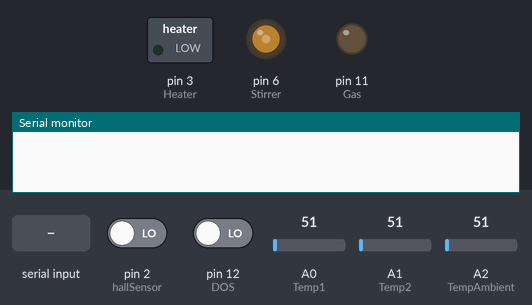
A sketch run on a simulated Arduino Uno, built with avr-gcc and run on an emulated ATmega328P. On the bench: switched loads named in the sketch (green lamp = pin HIGH), output pins drawn as LEDs (lit = HIGH), the last lines printed to the serial monitor. The test bench sets the inputs (shaded band); at power-on: pin 2 (hallSensor) LOW, pin 12 (DOS) LOW, A0 (Temp1) = 51, A1 (Temp2) = 51, A2 (TempAmbient) = 51.

Above: at 1.2 s.
1.3 s: "3\n" received over Serial
At 2.5 s:
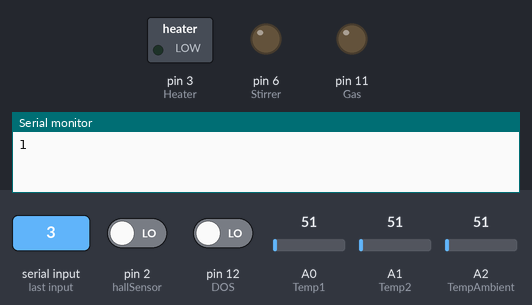
2.8 s: "4\n" received over Serial
Timing chart, 0 to 5.8 s (numbered marks = the images above; inputs shaded):
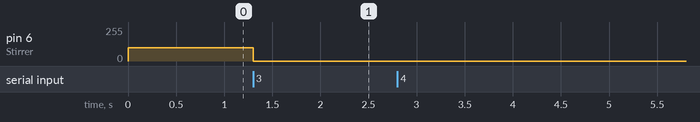

The sketch:

arduinoParser.ino
```cpp
#include <FreqCount.h>
//======Serial Recive from MATLAB======//
int command;
float value;
char Buffer[64];
unsigned long commandmillis;
static byte n = 0;
boolean newCommand = false;
int c = 0;


//====== Medición de RPM =======//

#define hallSensor 2
unsigned long pulse;

//====== Mediciones =======//
int const SamplePeriod = 200;
unsigned long StartMillis,
              CurrentMillis,
              sampleTime;

//====== Medición de Temperatura =======//

#define TempAmbient A2 //Termistor 103ETB
#define Temp1 A0      //Termistor 103JT-025
#define Temp2 A1      //Termistor 103JT-025
float const inputVoltage = 3.3;
float const refVoltage = 3.3;
int const resistorReference = 10000;
float resistorAmbient,
      resistor1,
      resistor2;

//=====Medicioó de OD ====//
//#define Laser 5
#define DOS 12
//#define DOF A3
unsigned long pulseDOF;
unsigned long pulseDOS;

//====== Calentador =======//

#define Heater 3
int Heat,
    heaterValue;

//====== Agitador =======//

#define Stirrer  6
int Speed,
    rpmValue;

//====== Alimentacion de Gas =======//

#define Gas  11
int flowValue;

//====================================================================================================//

void setup() {
  Serial.begin(57600);
  //FreqCount.begin(1000);
  analogReference(EXTERNAL);
  pinMode(Stirrer, OUTPUT);
  pinMode(Heater, OUTPUT);
  //pinMode(Laser, OUTPUT);
  pinMode(Gas, OUTPUT);
  pinMode(TempAmbient, INPUT);
  pinMode(Temp1, INPUT);
  pinMode(Temp2, INPUT);
  pinMode(DOS, INPUT);
  pinMode(hallSensor, INPUT);
  //analogWrite(Laser, 255);
  analogWrite(Stirrer, 100);
}

void loop() {
    parseSerial();
    parseCommand();
    //sendData();
//    if (FreqCount.available()){
//      pulseDOF = FreqCount.read();
//    }
//    Serial.println(pulseDOF);
}

//====================================================================================================//


void parseSerial(void){
  //Recive el comando a modificar de matlab
  char rc;
  while(Serial.available() && newCommand == false){
    rc = Serial.read();
    if(rc == '\n'){
      n = 0;
      newCommand = true;
    }
    else{
      Buffer[n] = rc;
      n = n +1;
    }
  }

  if(newCommand){
    String read_ = String(Buffer);
    memset(Buffer,0,sizeof(Buffer));
    //Serial.println(read_);

    String cmd = read_.substring(0,read_.indexOf(' '));
    command = cmd.toInt();

    String val = read_.substring(read_.indexOf(' '));
    val.trim();
    value = val.toInt();
  }
}

void parseCommand(void){
  if(newCommand){
    if(command == 1){
      digitalWrite(LED_BUILTIN, value);
      Serial.println("1");
    }
    else if(command == 2){
      heaterValue = value;
      analogWrite(Heater, heaterValue);
      Serial.println("1");
    }
    else if(command == 3){
      rpmValue = value;
      analogWrite(Stirrer, rpmValue);
      Serial.println("1");
    }
    else if(command == 4){
      sendData();
    }
    else if(command == 5){
      flowValue = value;
      analogWrite(Gas, flowValue);
      Serial.println("1");
    }
    newCommand = false;
  }
}

void sendData(void){
  // Inicializa cumuladores de las variables a medir
  FreqCount.begin(50);
  pulse = 0;
  pulseDOF = 0;
  pulseDOS = 0;
  resistorAmbient = 0;
  resistor1 = 0;
  resistor2 = 0;
  int sampleNumber = 0;

  // Inicializa conteo de tiempo
  StartMillis = millis();
  CurrentMillis = millis();

  // Realiza Media Movil de la mediciones
  while(CurrentMillis - StartMillis <= SamplePeriod){
    sampleNumber += 1;
    CurrentMillis = millis();

    pulse += pulseIn(hallSensor,LOW,150000);
    pulseDOS += pulseIn(DOS, HIGH, 90000);
    resistorAmbient += resistorReference/((1023*inputVoltage/(analogRead(TempAmbient)*refVoltage))-1);
    resistor1 += resistorReference/((1023*inputVoltage/(analogRead(Temp1)*refVoltage))-1);
    resistor2 += resistorReference/((1023*inputVoltage/(analogRead(Temp2)*refVoltage))-1);
  }

  if (FreqCount.available()){
    pulseDOF = FreqCount.read();
  }
  FreqCount.end();
  pulse = pulse/sampleNumber;
  pulseDOF = pulseDOF/50;
  pulseDOS = pulseDOS/sampleNumber;
  resistorAmbient = resistorAmbient/sampleNumber;
  resistor1 = resistor1/sampleNumber;
  resistor2 = resistor2/sampleNumber;

  //Escribe los Datos en el Serial

  Serial.print(resistorAmbient);
  Serial.print("\t");
  Serial.print(resistor1);
  Serial.print("\t");
  Serial.print(resistor2);
  Serial.print("\t");
  Serial.print(pulse);
  Serial.print("\t");
  Serial.print(pulseDOF);
  Serial.print("\t");
  Serial.println(pulseDOS);
}
```

Measured:
- after the input at 1.3 s, pin 6 (Stirrer): 100/255 → 0/255 at once
